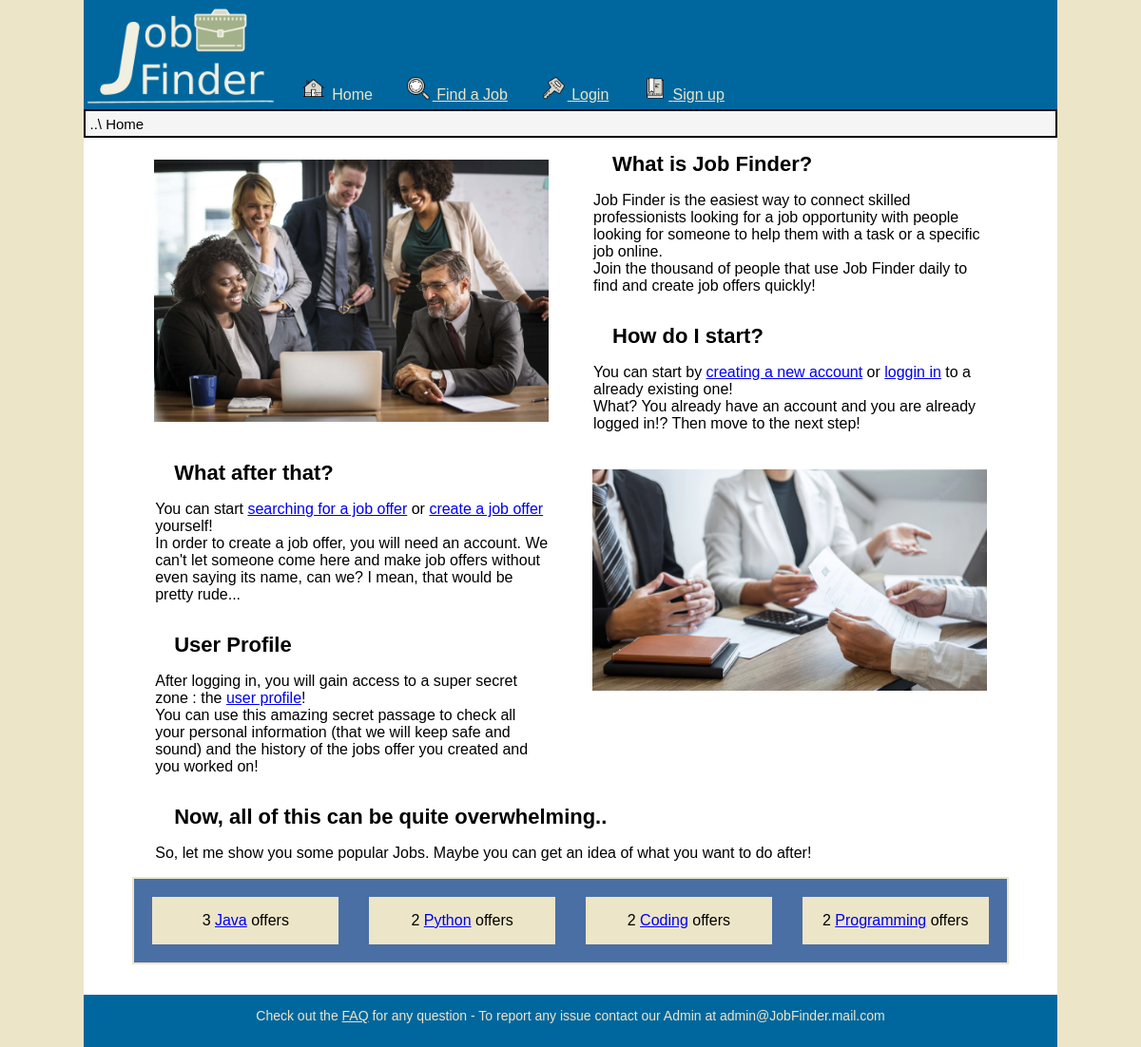
The page /PHP/Index.php on the database its author committed.
### tables this page shows
CREATE TABLE `tags` (
  `Code_tag` int(10) UNSIGNED NOT NULL,
  `Name` varchar(65) NOT NULL,
  `Category` int(4) DEFAULT NULL
);

### PHP/DBAccess.php (called while the page is built, shortened)
<?php
class DBAccess {
	private $connection;
	public function openDBConnection(){
		$this->connection = mysqli_connect(DBAccess::HOST_DB, DBAccess::USERNAME, DBAccess::PASSWORD, DBAccess::DBNAME);
		if(!$this->connection){
			echo("connessione al DB fallita: ".mysqli_connect_errno());
			return false;
		}
		else
			return true;
	}
  public function getMostPopularJobs() {
    $query='SELECT Name,tags.Code_tag, COUNT(Code_job) AS frequency FROM tags LEFT JOIN tags_current_jobs ON tags.Code_tag= tags_current_jobs.Code_tag GROUP BY tags.Code_tag ORDER BY frequency DESC LIMIT 4;';
    $queryResult = mysqli_query($this->connection, $query);
    if(mysqli_num_rows($queryResult) == 0)
      return null;
    else {
      $result=array();
      while ($tmp=mysqli_fetch_array($queryResult))
        array_push($result,$tmp);
      return $result;
    }
    return null;
  }
}
?>

### PHP/Index.php (the view, shortened to what this page needs)
<?php
  require_once 'DBAccess.php';
  $url ='..'. DIRECTORY_SEPARATOR .'HTML'. DIRECTORY_SEPARATOR .'Index.html';
  $HTML = file_get_contents($url);
  $HTMLContent='';
  if(isset($_SESSION['user_Username']))
  {
    $HTML = str_replace('<createjob/>','
      <li><a href="CreateJob.php">
      <img src="..'. DIRECTORY_SEPARATOR .'IMG'. DIRECTORY_SEPARATOR .'Icons'. DIRECTORY_SEPARATOR .'write.png" class="icons" alt=""> Create an Offer </a></li>',$HTML);
    $HTMLContent = '<li><a href="UserProfile.php">
      <img src="..'. DIRECTORY_SEPARATOR .'IMG'. DIRECTORY_SEPARATOR .'UsrPrfl'. DIRECTORY_SEPARATOR . $_SESSION['user_Icon'] .'" alt="Profile Picture" id="profilepic" class="icons">User Profile</a></li>';
  }
  else
  {
    $HTML = str_replace('<createjob/>','',$HTML);
      $HTMLContent = '
        <li><a href="Login.php">
        <img src="..'. DIRECTORY_SEPARATOR .'IMG'. DIRECTORY_SEPARATOR .'Icons'. DIRECTORY_SEPARATOR .'login.png" class="icons" alt=""> Login </a></li>
        <li><a href="Signup.php">
        <img src="..'. DIRECTORY_SEPARATOR .'IMG'. DIRECTORY_SEPARATOR .'Icons'. DIRECTORY_SEPARATOR .'book.png" class="icons" alt=""> Sign up </a></li>';
  }
  $DBAccess = new DBAccess();
  $tags = $DBAccess->getMostPopularJobs();
  if($tags)
  {
    $HTMLTags = '<ul id="popularJobsList">';
    foreach( $tags as $T)
    {
      $HTMLTags .= '<li>'.$T["frequency"] .' <a href="findjob.php?tag='.$T["Code_tag"].'">'. $T["Name"] .'</a> offers</li>';
    }
    $HTMLTags .= '</ul>';
    $HTML = str_replace('<popularjobs/>',$HTMLTags,$HTML);
  }
  else
  {
    $HTML = str_replace('<popularjobs/>','There are currently no popular tags available, please check again later',$HTML);
  }
  $HTML = str_replace('<subpage/>',$HTMLContent,$HTML);
  echo $HTML;
?>

### CSS/StyleSheet.css (style rules this page uses)
:root { --background: #ECE5C7; --color: #00679e; --subcolor: #4a6fa5; --content: #fff; --black: #000; --darkWhite: #d1d9e6; --shadow: #999; --correct: #44c244; --error: #d4110b; }
html { width: 100%; background-color: var(--background); }
html, body { min-height: 100vh; }
body { background-color: var(--content); font-family:Tahoma, sans-serif; margin:auto; max-width: 1024px; overflow-x: hidden; }
main { padding: 0em; padding-bottom: 2.5em; margin-bottom: 3%; }
header { background-color: var(--color); display: flex; align-items: flex-end; }
header img#Logo { width: 20%; }
header ul { margin:auto; list-style-type: none; margin: 0; padding: 0; }
header ul li { display:inline-block; padding: 0.4em; margin-left: 1em; }
header ul li a:link { margin-bottom: 0.2em; color: var(--background); }
header ul li span { color: var(--background); margin-bottom: 0.2em; }
header img.icons { width:24px; height:24px; padding-right :0.15em; vertical-align: text-bottom; }
nav.breadcrumb { font-size: 0.9375em; padding: 0.3em; background-color:whitesmoke; border-width: 0em; border : solid 2px var(--black); }
footer { position: fixed; bottom: 0; min-height: 5%; width: 100%; text-align:center; background-color: var(--color); max-width: 1024px; margin: auto; }
footer#footer p { display: inline-block; font-size: 0.875em; color: var(--background); }
footer#footer a:link { color: var(--background); }
img.icons { width: 24px; height: 24px; display: inline-block; padding: 0.2em; }
main#Home { margin: auto; width: 90%; margin-bottom: 3%; display: grid; grid-template-columns: 1fr 1fr; grid-template-areas: " a b " " a s " " c d " " t d " " e e "; }
main#Home img { width: 90%; padding: 5%; }
img#firstImg { grid-area: a; padding: 1em; }
div#Intro { grid-area: b; }
div#Account { grid-area: s; }
div#Function { grid-area: c; }
div#UserProf { grid-area: t; }
img#secondImg { grid-area: d; }
div#popularJobs { grid-area: e; }
ul#popularJobsList { background: var(--subcolor); padding: 0.2em; display: flex; flex-direction: row; border: 2px solid var(--background); }
ul#popularJobsList li { list-style-type: none; text-align: center; flex-basis: 20%; margin: 1em; padding: 1em; background: var(--background); }
h1.index { text-align:left; padding-left : 2em; font-size: 1.375em; }
p.subIndex { text-align:left; padding-left: 1.5em; width: 90%; }
.hiddenHelp { position: absolute; height: 1px; width: 1px; overflow: hidden; }

### CSS/Print.css (style rules this page uses)
html { font-family: Georgia, 'Times New Roman', serif; width: 100%; margin: 0; float: none; }
.hiddenHelp { display: none; }
header, header > img { display: none; }
ul#menu, ul#menu img { display: none; }
nav.breadcrumb { display: none; }
footer#footer, footer#footer img { display: none; }
img#firstImg, img#secondImg { width: 50%; margin: auto; }

### rows shown on the page
tags: frequency "3", Name "Java"
tags: frequency "2", Name "Python"
tags: frequency "2", Name "Coding"
tags: frequency "2", Name "Programming"
